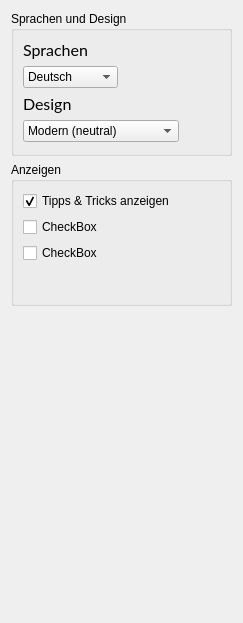
         <widget class="QWidget" name="page_1">
          <property name="geometry">
           <rect>
            <x>0</x>
            <y>0</y>
            <width>243</width>
            <height>623</height>
           </rect>
          </property>
          <attribute name="label">
           <string>Sprache und Layout</string>
          </attribute>
          <layout class="QFormLayout" name="formLayout_4">
           <item row="0" column="0" colspan="2">
            <widget class="QGroupBox" name="groupBoxLanguageDesign">
             <property name="sizePolicy">
              <sizepolicy hsizetype="Expanding" vsizetype="Expanding">
               <horstretch>0</horstretch>
               <verstretch>0</verstretch>
              </sizepolicy>
             </property>
             <property name="title">
              <string>Sprachen und Design</string>
             </property>
             <layout class="QFormLayout" name="formLayout_2">
              <item row="0" column="0">
               <widget class="QLabel" name="labelLanguages">
                <property name="font">
                 <font>
                  <family>Lato</family>
                  <pointsize>12</pointsize>
                  <bold>false</bold>
                  <stylestrategy>PreferAntialias</stylestrategy>
                  <kerning>true</kerning>
                 </font>
                </property>
                <property name="text">
                 <string>Sprachen</string>
                </property>
               </widget>
              </item>
              <item row="1" column="0">
               <widget class="QComboBox" name="comboBoxLanguage">
                <property name="currentIndex">
                 <number>0</number>
                </property>
                <item>
                 <property name="text">
                  <string>Deutsch</string>
                 </property>
                </item>
                <item>
                 <property name="text">
                  <string>Englisch</string>
                 </property>
                </item>
                <item>
                 <property name="text">
                  <string>Französisch</string>
                 </property>
                </item>
                <item>
                 <property name="text">
                  <string>Spanisch</string>
                 </property>
                </item>
               </widget>
              </item>
              <item row="2" column="0">
               <widget class="QLabel" name="labelTheme">
                <property name="font">
                 <font>
                  <family>Lato</family>
                  <pointsize>12</pointsize>
                  <bold>false</bold>
                  <stylestrategy>PreferAntialias</stylestrategy>
                  <kerning>true</kerning>
                 </font>
                </property>
                <property name="text">
                 <string>Design</string>
                </property>
               </widget>
              </item>
              <item row="3" column="0">
               <widget class="QComboBox" name="comboBoxTheme">
                <property name="currentIndex">
                 <number>7</number>
                </property>
                <item>
                 <property name="text">
                  <string>Antik (hell)</string>
                 </property>
                </item>
                <item>
                 <property name="text">
                  <string>Antik (neutral)</string>
                 </property>
                </item>
                <item>
                 <property name="text">
                  <string>Antik (dunkel)</string>
                 </property>
                </item>
                <item>
                 <property name="text">
                  <string>Oldschool (hell)</string>
                 </property>
                </item>
                <item>
                 <property name="text">
                  <string>Oldschool (neutral)</string>
                 </property>
                </item>
                <item>
                 <property name="text">
                  <string>Oldschool (dunkel)</string>
                 </property>
                </item>
                <item>
                 <property name="text">
                  <string>Modern (hell)</string>
                 </property>
                </item>
                <item>
                 <property name="text">
                  <string>Modern (neutral)</string>
                 </property>
                </item>
                <item>
                 <property name="text">
                  <string>Modern (dunkel)</string>
                 </property>
                </item>
                <item>
                 <property name="text">
                  <string>Vintage (hell)</string>
                 </property>
                </item>
                <item>
                 <property name="text">
                  <string>Vintage (neutral)</string>
                 </property>
                </item>
                <item>
                 <property name="text">
                  <string>Vintage (dunkel)</string>
                 </property>
                </item>
                <item>
                 <property name="text">
                  <string>Futuristisch (hell)</string>
                 </property>
                </item>
                <item>
                 <property name="text">
                  <string>Futuristisch (neutral)</string>
                 </property>
                </item>
                <item>
                 <property name="text">
                  <string>Futuristisch (dunkel)</string>
                 </property>
                </item>
                <item>
                 <property name="text">
                  <string>Minimalistisch (hell)</string>
                 </property>
                </item>
                <item>
                 <property name="text">
                  <string>Minimalistisch (neutral)</string>
                 </property>
                </item>
                <item>
                 <property name="text">
                  <string>Minimalistisch (dunkel)</string>
                 </property>
                </item>
               </widget>
              </item>
             </layout>
            </widget>
           </item>
           <item row="1" column="0" colspan="2">
            <widget class="QGroupBox" name="groupBoxViews">
             <property name="sizePolicy">
              <sizepolicy hsizetype="Expanding" vsizetype="Expanding">
               <horstretch>0</horstretch>
               <verstretch>0</verstretch>
              </sizepolicy>
             </property>
             <property name="title">
              <string>Anzeigen</string>
             </property>
             <layout class="QFormLayout" name="formLayout_3">
              <item row="0" column="0">
               <widget class="QCheckBox" name="checkBoxHelp">
                <property name="text">
                 <string>Tipps &amp;&amp; Tricks anzeigen</string>
                </property>
                <property name="checked">
                 <bool>true</bool>
                </property>
               </widget>
              </item>
              <item row="1" column="0">
               <widget class="QCheckBox" name="checkBox_2">
                <property name="text">
                 <string>CheckBox</string>
                </property>
               </widget>
              </item>
              <item row="2" column="0">
               <widget class="QCheckBox" name="checkBox_3">
                <property name="text">
                 <string>CheckBox</string>
                </property>
               </widget>
              </item>
             </layout>
            </widget>
           </item>
           <item row="2" column="0">
            <spacer name="horizontalSpacer_3">
             <property name="orientation">
              <enum>Qt::Orientation::Horizontal</enum>
             </property>
             <property name="sizeHint" stdset="0">
              <size>
               <width>600</width>
               <height>300</height>
              </size>
             </property>
            </spacer>
           </item>
          </layout>
         </widget>
